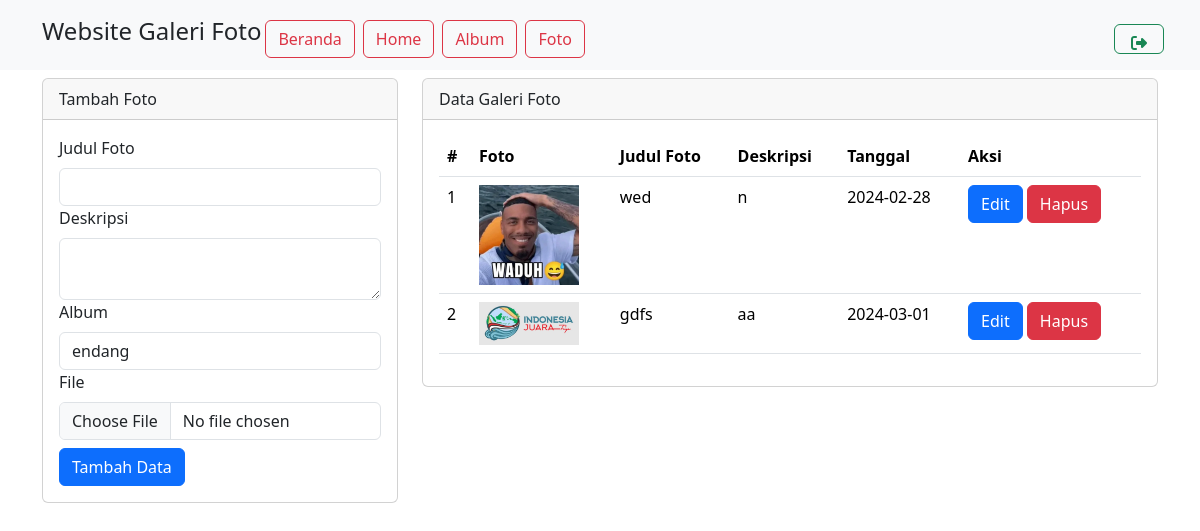
Page /user/foto.php (signed in) on the committed database.
### tables this page shows
CREATE TABLE `foto` (
  `fotoid` int(11) NOT NULL,
  `judulfoto` varchar(255) NOT NULL,
  `deskripsifoto` text NOT NULL,
  `tanggalunggah` date NOT NULL,
  `lokasifile` varchar(255) NOT NULL,
  `albumid` int(11) NOT NULL,
  `userid` int(11) NOT NULL
);

### user/foto.php (the view, shortened to what this page needs)
<?php
include '../config/koneksi.php';
?>
<!DOCTYPE html>
<html lang="en">
<head>
    <link rel="stylesheet" type="text/css" href="../assets/css/bootstrap.min.css">
    <link rel="stylesheet" href="https://cdnjs.cloudflare.com/ajax/libs/font-awesome/6.5.1/css/all.min.css"/>
</head>
<body>
    <nav class="navbar navbar-expand-lg bg-body-tertiary">
        <div class="container">
        <h4>Website Galeri Foto</h4>
            <div class="collapse navbar-collapse mt-2" id="navbarNavAltMarkup">
                <div class="navbar-nav me-auto">
                <a href="../user/index.php" class="btn btn-outline-danger m-1">Beranda</a>
                <a href="../user/home.php" class="btn btn-outline-danger m-1">Home</a>
                <a href="../user/album.php" class="btn btn-outline-danger m-1">Album</a>
                <a href="../user/foto.php" class="btn btn-outline-danger m-1">Foto</a>
                </div>
                <a href="../config/aksi_logout.php" class="btn btn-outline-success m-1" style="position:relative; left:10px; width: 50px; height: 30px;">
                    <i class="fas fa-sign-out-alt"></i>
                </a>
            </div>
        </div>
    </nav>
    <div class="container">
        <div class="row">
            <div class="col-md-4">
                <div class="card mt-2">
                    <div class="card-header">Tambah Foto</div>
                    <div class="card-body">
                        <form action="../config_user/aksi_foto.php" method="POST" enctype="multipart/form-data">
                            <label class="form-label">Judul Foto</label>
                            <input type="text" name="judulfoto" class="form-control" required>
                            <label class="form-label">Deskripsi</label>
                            <textarea class="form-control" name="deskripsifoto" required></textarea>
                            <label class="form-label">Album</label>
                            <select class="form-control" name="albumid" required>
                               <?php
                               $sql_album = mysqli_query($koneksi, "SELECT * FROM album");
                               while($data_album = mysqli_fetch_array($sql_album)){ ?>
                                 <option value="<?php echo $data_album['albumid'] ?>"><?php echo $data_album['namaalbum'] ?></option>
                               <?php } ?>
                            </select>
                            <label class="form-label">File</label>
                            <input type="file" class="form-control" name="lokasifile" required>
                            <button type="submit" class="btn btn-primary mt-2" name="tambah">Tambah Data</button>
                        </form>
                    </div>
                </div>
            </div>
            <div class="col-md-8">
                <div class="card mt-2">
                    <div class="card-header">Data Galeri Foto</div>
                    <div class="card-body">
                        <table class="table">
                            <thead>
                                <tr>
                                    <th>#</th>
                                    <th>Foto</th>
                                    <th>Judul Foto</th>
                                    <th>Deskripsi</th>
                                    <th>Tanggal</th>
                                    <th>Aksi</th>
                                </tr>
                            </thead>
                            <tbody>
                                <?php
                   $no = 1;
                   $userid = $_SESSION['userid'];
                   $sql = mysqli_query($koneksi, "SELECT * FROM foto WHERE userid='$userid'");
                   while ($data = mysqli_fetch_assoc($sql)){
                   ?>
                                <tr>
                                    <td><?php echo $no++ ?></td>
                                    <td>
                                        <img src="../assets/img/<?php echo $data['lokasifile'] ?>" width="100">
                                    </td>
                                    <td><?php echo $data['judulfoto'] ?></td>
                                    <td><?php echo $data['deskripsifoto'] ?></td>
                                    <td><?php echo $data['tanggalunggah'] ?></td>
                                    <td>
                                        <button type="button" class="btn btn-primary" data-bs-toggle="modal"
                                            data-bs-target="#edit<?php echo $data['fotoid'] ?>">
                                            Edit
                                        </button>
                                        <button type="button" class="btn btn-danger" data-bs-toggle="modal"
                                            data-bs-target="#hapus<?php echo $data['fotoid'] ?>">
                                            Hapus
                                        </button>
                                    </td>
                                </tr>
                                <?php } ?>
                            </tbody>
                        </table>
                    </div>
                </div>
            </div>
        </div>
    </div>
</body>
</html>

### rows in the picture
foto: lokasifile (picture), judulfoto "wed", deskripsifoto "n", tanggalunggah "2024-02-28"
foto: lokasifile (picture), judulfoto "gdfs", deskripsifoto "aa", tanggalunggah "2024-03-01"

### other values in the picture
form field albumid "endang"
